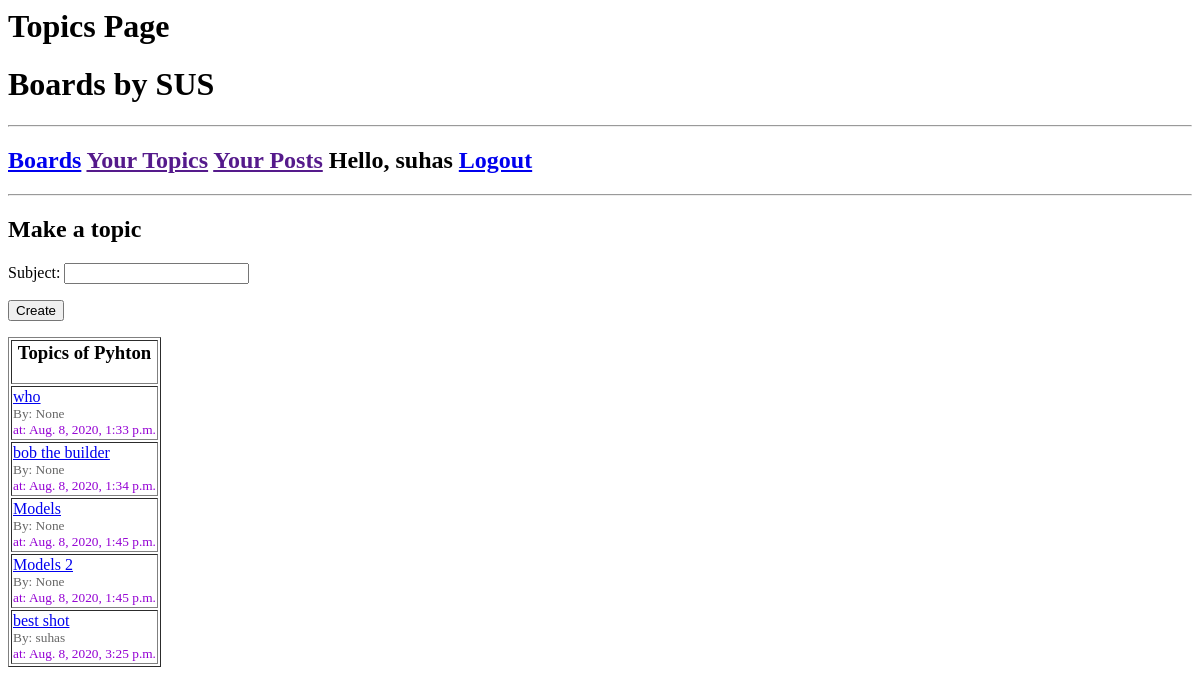
/boards/topics/2 (signed in), run on an earlier commit of the app's database.
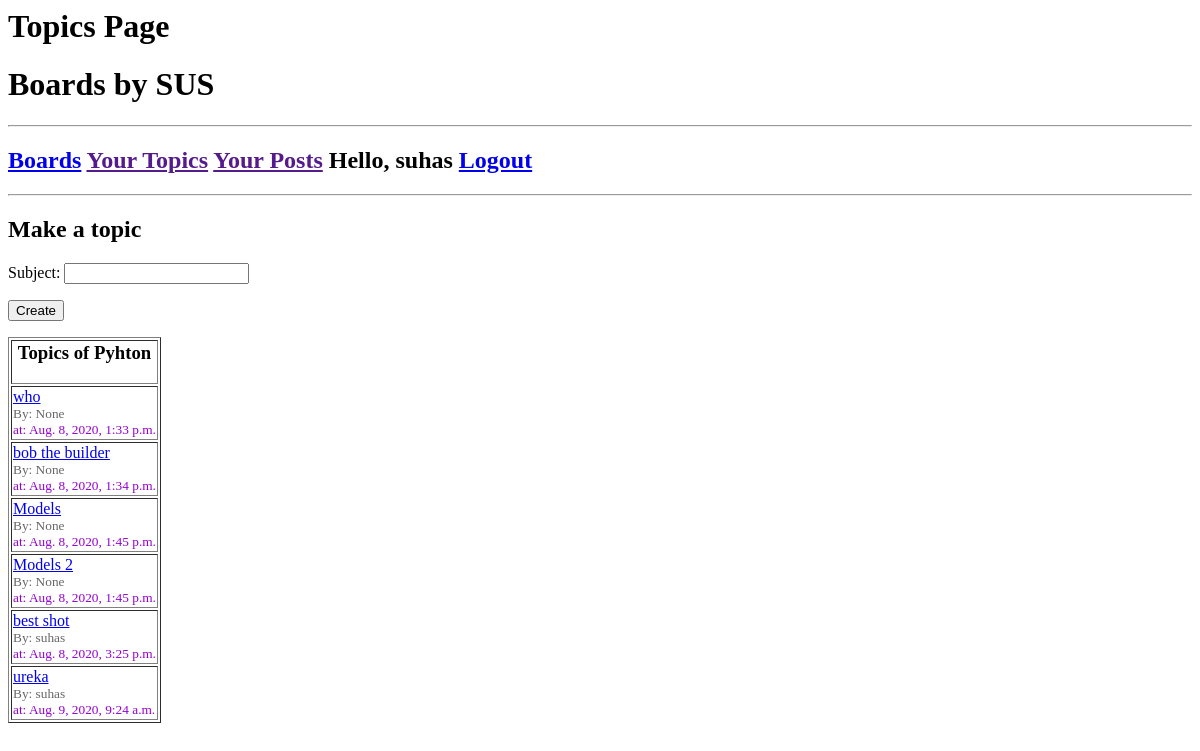
And on a later commit of the database.
### boards/models.py (models this page shows, shortened)
class Topic(models.Model):
    subject = models.CharField(max_length=255)
    last_updated = models.DateTimeField(auto_now_add=True)
    board = models.ForeignKey(Board, on_delete=models.CASCADE, related_name='topics') #  But if we don’t set a name for it, Django will generate it with the name: (class_name)_set
    starter = models.ForeignKey(User, on_delete=models.SET_NULL, null=True, related_name='topics')

### boards/views.py (the view, shortened to what this page needs)
# urls.py: path('topics/<str:pk>', views.topicsPage, name='topics'),
@login_required(login_url='boards:login')
def topicsPage(request, pk):
    board = Board.objects.get(id=pk)
    form = TopicForm()
    topics = board.topics.all()
    context = {'board': board, 'topics': topics, 'form': form}
    return render(request, 'boards/topics.html', context)

### boards/forms.py
class TopicForm(ModelForm):
    class Meta:
        model = Topic
        fields = ['subject']

### boards/templates/boards/topics.html (shortened to what this page needs)
<h1>Topics Page</h1>
{% extends 'boards/main.html' %}
{% block content %}
<h2>Make a topic</h2>
<form action="" method="POST">
    {{ form.as_p }}
    <input type="submit" value="Create">
</form>
<table border="1">
    <thead>
        <tr>
            <th><h3>Topics of {{ board.name }}</h3></th>
        </tr>
    </thead>
    <tbody>
    {% for topic in topics %}
    <tr>
        <td>
            <a href="{% url 'boards:posts' topic.id %}">{{topic.subject}}</a><br>
            <small style="color: #666;">By: {{ topic.starter }}</small><br>
            <small style="color: darkviolet;">at: {{ topic.last_updated }}</small>
        </td>
    </tr>
    {% endfor%}
    </tbody>
</table>
{% endblock %}

What changed in the data, as far as the page shows it:
added Topic: subject "ureka", starter "suhas", last_updated "Aug. 9, 2020, 9:24 a.m."
